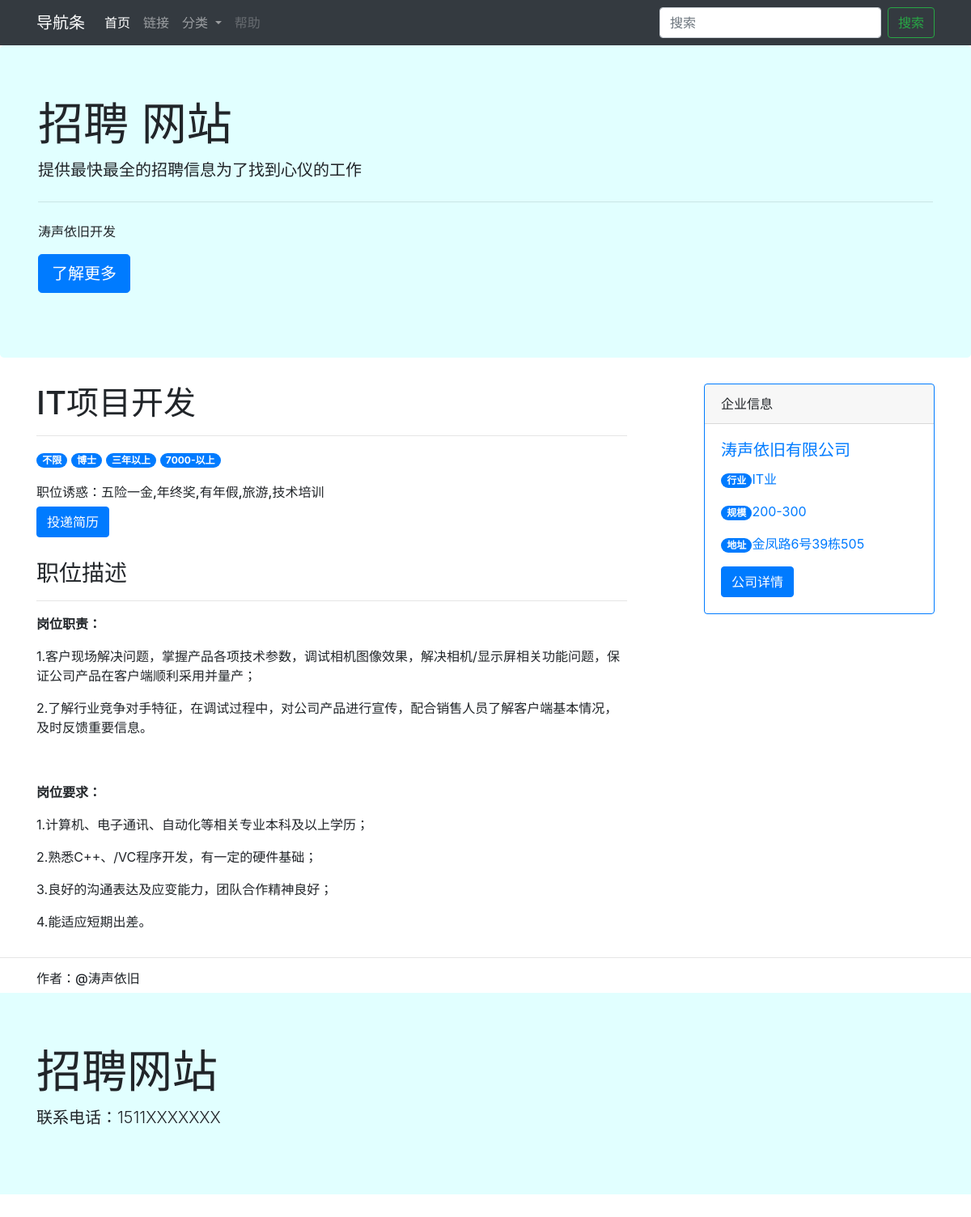
/sjk/detail/1/, run on the app's committed database.
### recruiting/models.py (models this page shows, shortened)
class Detail(models.Model):
    STATUS_NORMAL = 1
    STATUS_DELETE = 0
    STATUS_ITEMS = (
        (STATUS_NORMAL, '未审核'),
        (STATUS_DELETE, '已审核'),
    )
    SALARY_ITEMS = [
        (0, "1000-3000"),
        (1, "3000-5000"),
        (2, "5000-7000"),
        (3, "7000-以上"),
    ]
    EDUCATION_ITEMS = [
        (0, "不限制"),
        (1, "本科生"),
        (2, "硕士"),
        (3, "博士"),
    ]
    EXPERIENCE_ITEM = [
        (0, "无经验"),
        (1, "一年以上"),
        (2, "两年以上"),
        (3, "三年以上"),
    ]
    post = models.CharField(max_length=20, verbose_name="岗位")
    company = models.CharField(max_length=55, verbose_name="公司", null=True)
    company_address = models.CharField(max_length=55, verbose_name="公司地址")
    salary = models.IntegerField(choices=SALARY_ITEMS, default=0, verbose_name="工资等级")
    education = models.IntegerField(choices=EDUCATION_ITEMS, default=0, verbose_name="学历")
    experience = models.IntegerField(choices=EXPERIENCE_ITEM, default=0, verbose_name="工作经验")
    pub_date = models.DateTimeField(auto_now_add=True, editable=False, verbose_name="创建时间")
    title = models.CharField(max_length=20, verbose_name="标题")
    statue = models.PositiveIntegerField(default=1, choices=STATUS_ITEMS, verbose_name="状态")
    hr = models.ForeignKey(Hr, on_delete=models.CASCADE, verbose_name="发布人")
    context = RichTextField()

### recruiting/views.py (the view)
# urls.py: path('detail/<int:post>/', views.detail, name='detail'),
def detail(request, post):
    detail = Detail.objects.all().filter(id=post)
    baseurl = request.build_absolute_uri()
    request.session['url'] = baseurl
    print("路径" + baseurl)
    return render(request, 'detail.html', {'detail': detail})

### recruiting/templates/detail.html (shortened to what this page needs)
<!DOCTYPE html>
<html lang="en">
<link rel="stylesheet" href="https://maxcdn.bootstrapcdn.com/bootstrap/4.0.0/css/bootstrap.min.css"
>
<head>
</head>
<body>
{% extends "./base5.html" %}
{% block main %}
<div class="container">
    <div class="row">
        <div class="col-8">
            {% for d in detail %}
            <h1>{{ d.post }}</h1>
            <hr>
            <span class="badge badge-pill badge-primary">不限</span>
            <span class="badge badge-pill badge-primary">{{ d.get_education_display }}</span>
            <span class="badge badge-pill badge-primary">{{ d.get_experience_display}}</span>
            <span class="badge badge-pill badge-primary">{{ d.get_salary_display}}</span>
            <h6 style="padding-top: 20px">职位诱惑：五险一金,年终奖,有年假,旅游,技术培训</h6>
            <a role="button" class="btn btn-primary" href="{% url 'send' %}" >投递简历</a>
            <h3 style="padding-top: 20px">职位描述</h3>
            <hr>
            {% autoescape off %}
            <span> {{ d.context }}</span>
            {% endautoescape %}
            {% endfor %}
        </div>
        <div class="col-4" style="padding-left: 80px">
            <div class="card border-primary mb-3" style="max-width: 18rem;">
                <div class="card-header">企业信息</div>
                <div class="card-body text-primary">
                    <h5 class="card-title">涛声依旧有限公司</h5>
                    <p class="card-text"><span class="badge badge-pill badge-primary">行业</span>IT业</p>
                    <p class="card-text"><span class="badge badge-pill badge-primary">规模</span>200-300</p>
                    <p class="card-text"><span class="badge badge-pill badge-primary">地址</span>金凤路6号39栋505</p>
                    <a href="#" class="btn btn-primary">公司详情</a>
                </div>
            </div>
        </div>
    </div>
</div>
{% endblock %}

### data on the page
Detail: post "IT项目开发", education "博士", experience "三年以上", salary "7000-以上", context "岗位职责： 1.客户现场解决问题，掌握产品各项技术参数，调试相机图像效果，解决相机/显示屏相关功能问题，保证公司产品在客户端顺利采用并量产； 2.了解行业竞争对手特征，在调试过程中，对公司产品进行宣传，配合销售人员了解客户端基本情况，及时反馈重要信息。 岗位要求： 1.计算机、电子通讯、自动化等相关专业本科及以上学历； 2.熟悉C++、/VC程序开发，有一定的硬件基础； 3.良好的沟通表达及应变能力，团队合作精神良好； 4.能适应短期出差。"
